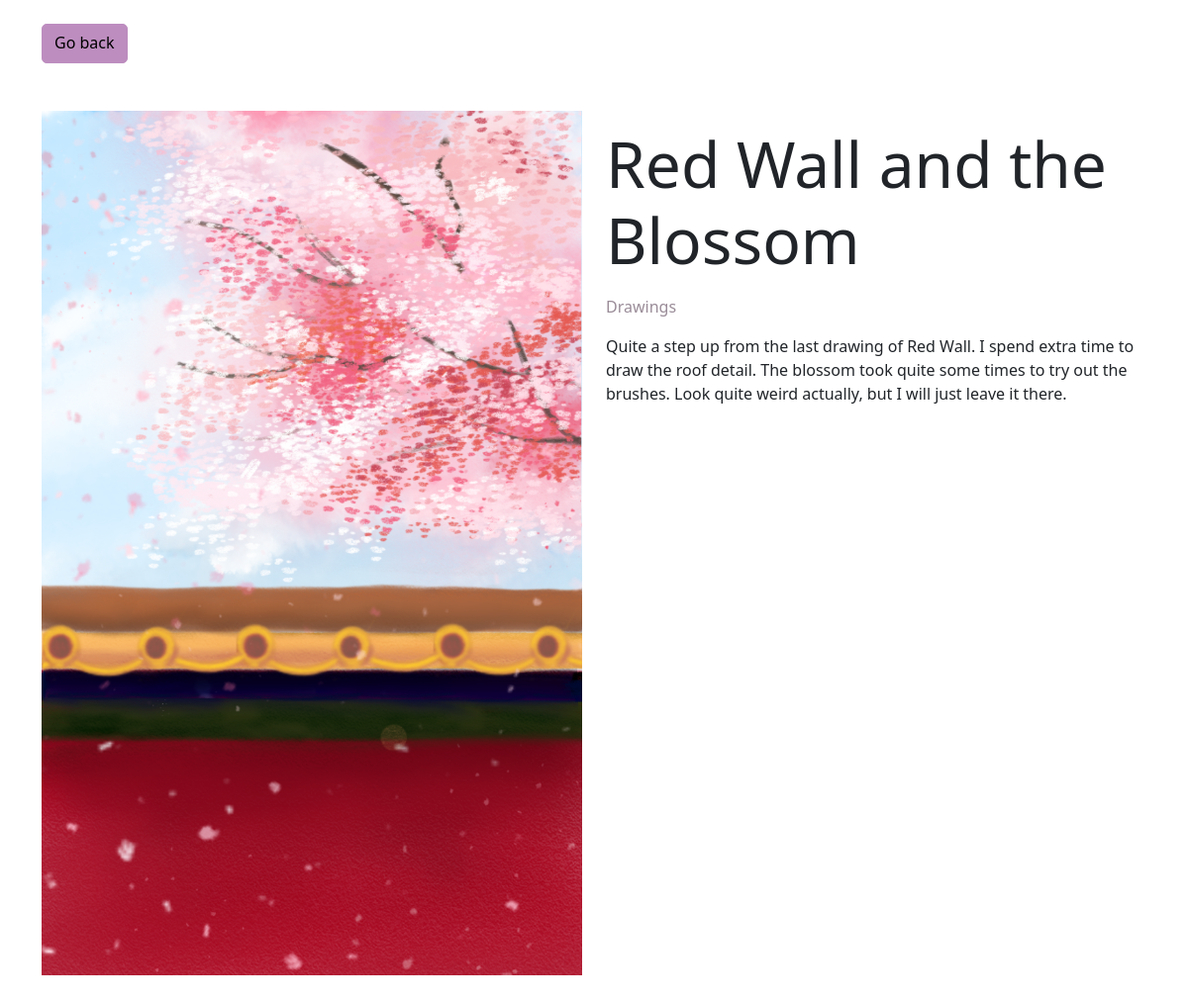
The app's page /photos/1 with its own data.
### photos/models.py (models this page shows, shortened)
class Photo(models.Model):
    name = models.CharField(max_length=50, null=False, blank=False)
    description = models.TextField(null=False, blank=False)
    category = models.ForeignKey(
        Category,
        on_delete=SET_NULL, #dont remove the photos when the category is delete
        related_name='photos',
        null=True, #this goes with the SET_NULL above
    )
    image = models.ImageField(null=False, blank=False)  #must install pillow before using this fields

class Category(models.Model):
    name = models.CharField(max_length=50, null=False, blank=False)
    def __str__(self):
        return self.name
    class Meta:
        verbose_name_plural = "Categories"

### photos/views.py (the view)
# urls.py: path('photos/<int:pk>', PhotosDetailView.as_view(), name='photo'),
class PhotosDetailView(DetailView):
    model = Photo
    template_name = 'photo_detail.html'
    context_object_name = 'photo'

### templates/photo_detail.html (shortened to what this page needs)
{% extends 'base.html' %}
{% load static %}
{% block content %}
        <div class="container w-80">
            <a href="{% url 'gallery'%}" class="btn btn-info mb-5">Go back</a>
            <div class="row">
                <div class="col-md-6 mb-5">
                    <img src='{{photo.image.url}}' class="img-fluid">
                </div>
                <div class="col-md-6">
                    <h2 class="my-3">{{ photo.name }}</h2>
                    <p class="text-muted">{{photo.category}}</p>
                    <p class='fs-6'>{{photo.description}}</p>
                </div>
            </div>
        </div>
{% endblock content %}

### static/css/style.css (style rules this page uses)
body, html { height: 100%; }
h2 { font-size: 4rem; font-weight: 400; }
.btn { border-radius: 5px; padding-bottom: 8px; margin-top: 1.5rem; margin-right: 10px }

### records on screen
Photo: image (picture), name "Red Wall and the Blossom", category "Drawings", description "Quite a step up from the last drawing of Red Wall. I spend extra time to draw the roof detail. The blossom took quite some times to try out the brushes. Look quite weird actually, but I will just leave it there."
